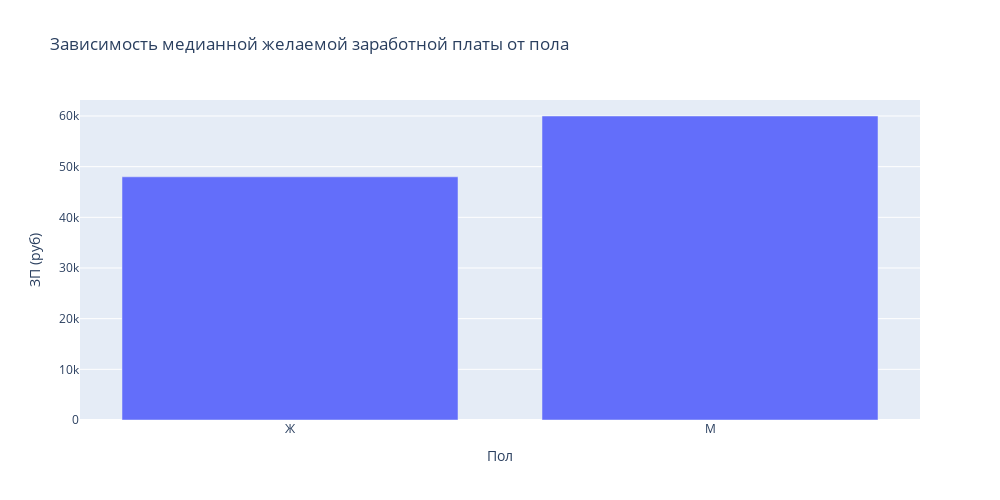

Here is the notebook cell this chart was saved with:
### Markdown cell above
**Дополнительные баллы**

Для получения 2 дополнительных баллов по разведывательному анализу постройте еще два любых содержательных графика или диаграммы, которые помогут проиллюстрировать влияние признаков/взаимосвязь между признаками/распределения признаков. Приведите выводы по ним. Желательно, чтобы в анализе участвовали признаки, которые мы создавали ранее в разделе "Преобразование данных".

### Code cell
#Определим зависимость желаемой заработной платы по полу соискателей
group_df_gender = hh_data.groupby(by='Пол', as_index=False).median()
px.bar(data_frame=group_df_gender, x='Пол', y ='ЗП (руб)', height=500, width=1000, title='Зависимость медианной желаемой заработной платы от пола соискателя')

### Figure 1 — Plotly figure (JSON) as saved in the notebook; plotly's stock layout.template omitted (floating-point values rounded to 4 significant figures)
{"data": [{"alignmentgroup": "True", "hovertemplate": "Пол=%{x}<br>ЗП (руб)=%{y}<extra></extra>", "legendgroup": "", "marker": {"color": "#636efa", "pattern": {"shape": ""}}, "name": "", "offsetgroup": "", "orientation": "v", "showlegend": false, "textposition": "auto", "type": "bar", "x": ["Ж", "М"], "xaxis": "x", "y": [48000, 60000], "yaxis": "y"}], "layout": {"barmode": "relative", "height": 500, "legend": {"tracegroupgap": 0}, "title": {"text": "Зависимость медианной желаемой заработной платы от пола"}, "width": 1000, "xaxis": {"anchor": "y", "domain": [0, 1], "title": {"text": "Пол"}}, "yaxis": {"anchor": "x", "domain": [0, 1], "title": {"text": "ЗП (руб)"}}}}
